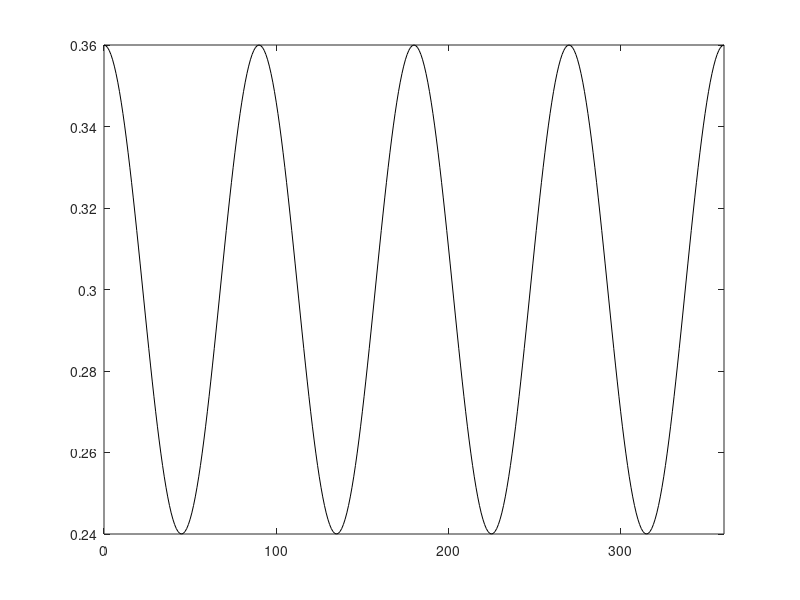

The MATLAB script that drew this image:
clc; clear; close all;

deg=[0:1:360];
im=numel(deg);
gam0=0.3;
alp=0.2;

for i=1:im
    rad=deg(i)/180*pi;
    gam(i)=gam0*(1+alp*cos(4*rad));
end

plot(deg,gam,"k");
xlim([0 360])
